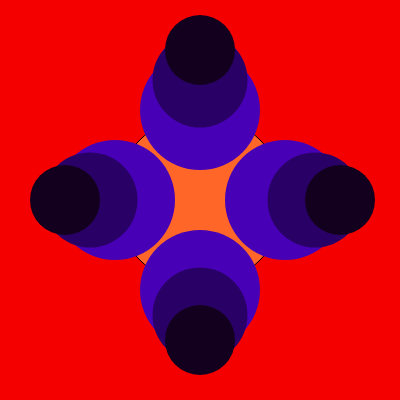
Frame 1 (no input)
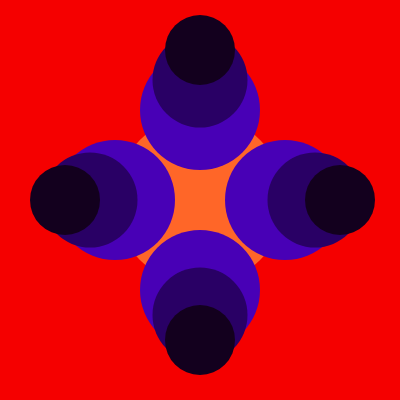
Frame 60 (no input)
Frame 120 (the mouse pressed at the canvas centre since frame 60): identical to frame 60, image omitted

The p5.js sketch that drew these frames (run headless with seeded random() and noise() and a simulated clock; from frame 60 on, the mouse is pressed at the canvas centre):

// p5.js sketch
// ── sketch.js
function setup() {
  createCanvas(400, 400)
;
}

function draw() {
  background(245,0,0);
  
  antonia(120, 95, 200,72,0,182, 41,0,101);
}
  
function antonia(tam, tam2, esp, R, G, B, r, g, b) {
   fill (255,102,40)
  circle(200,200,170)
  
  noStroke ()
  
  fill (R, G, B)
  circle(115,esp,tam)
  circle(285,esp,tam)
  circle(200,esp +90,tam)
  circle(200,esp -90,tam)
  
  fill (r, g, b)
  circle (200,315,tam2)
  circle (200,80, tam2)
  circle (90,200,tam2)
  circle (315,200,tam2)
  
  fill (19,0,30)
  circle (340,200,70)
  circle (65,200,70)
  circle (200,50,70)
  circle (200,340,70)
}
